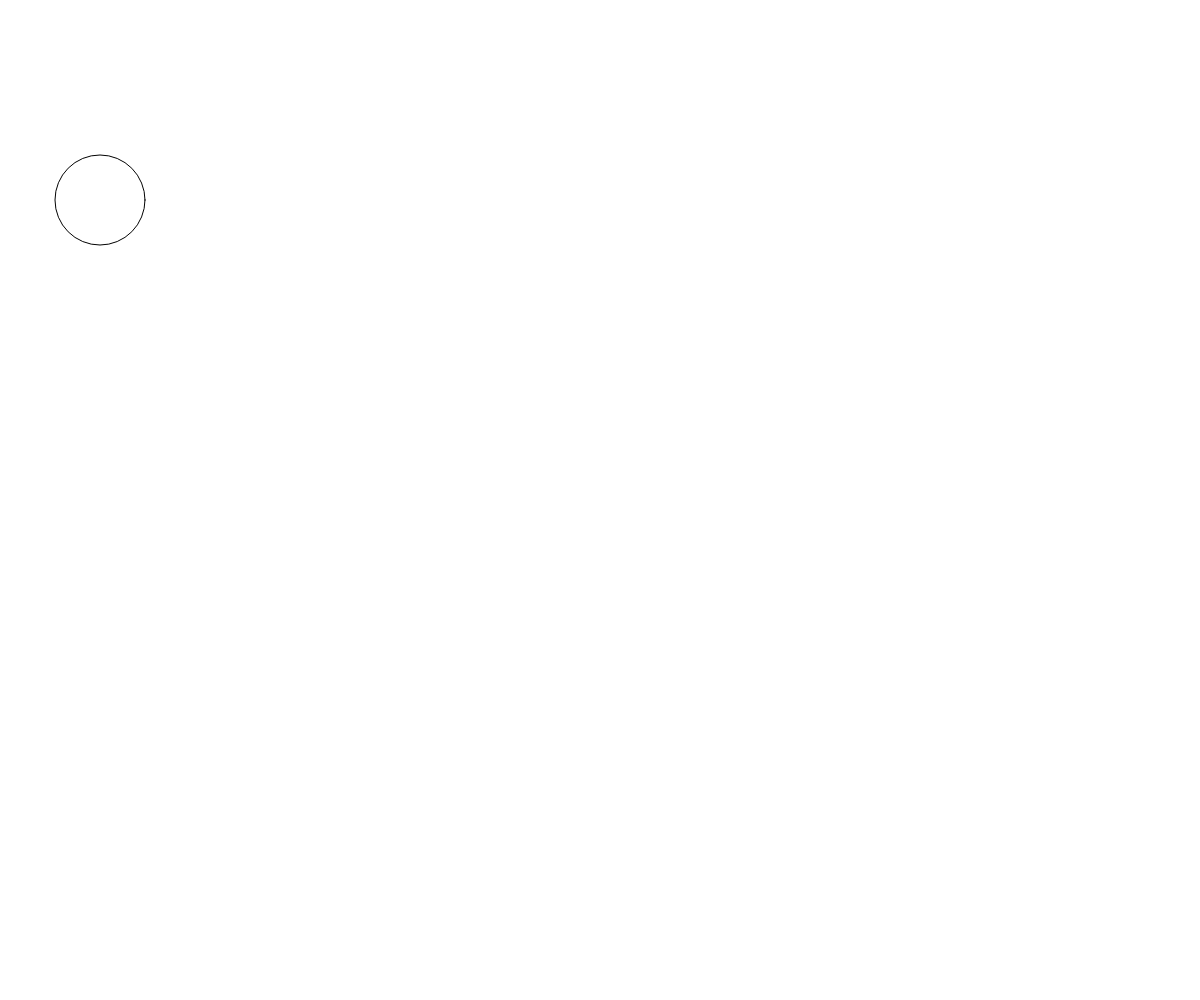
Frame 1 (no input)
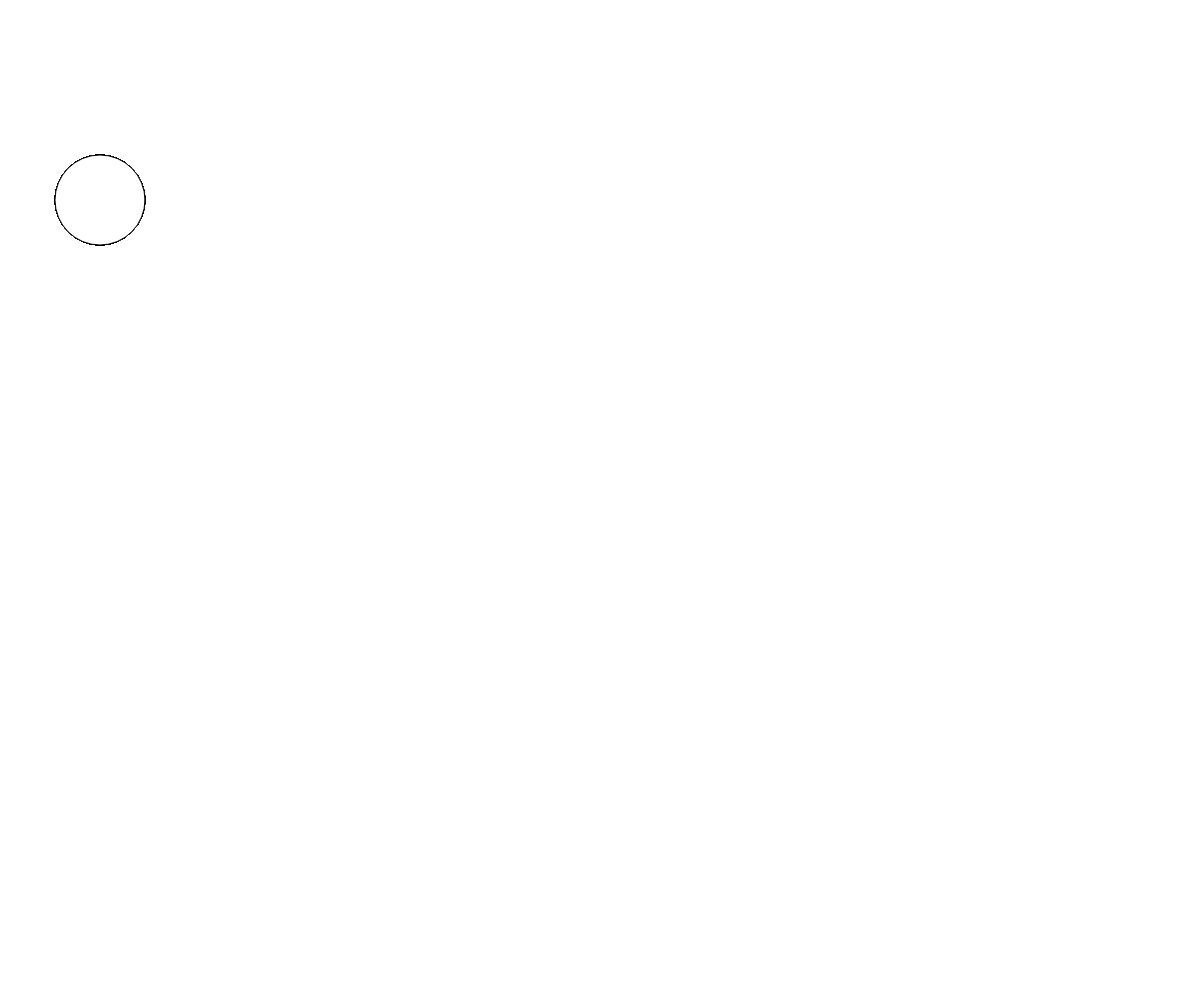
Frame 60 (no input)
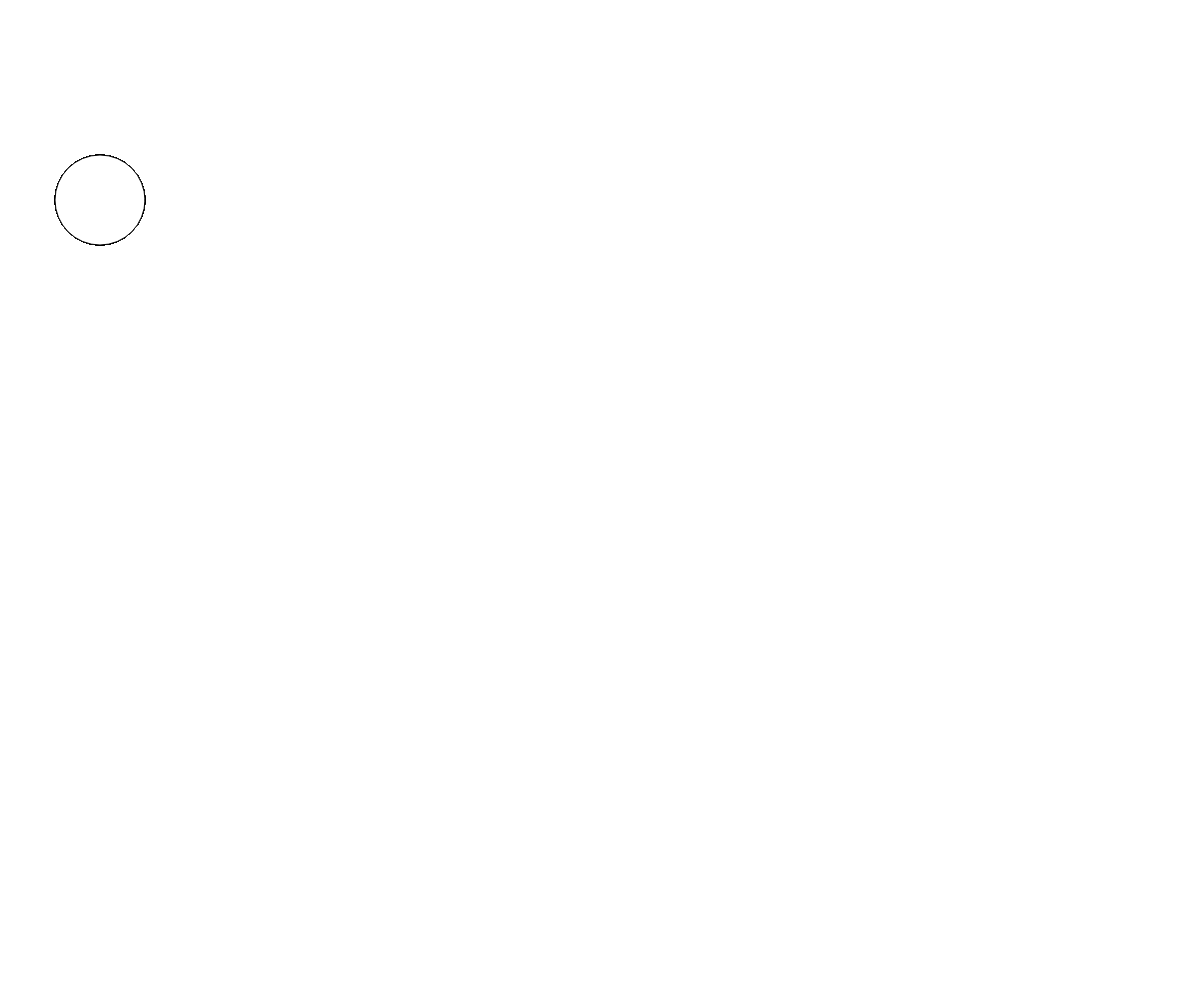
Frame 120 (the mouse pressed at the canvas centre since frame 60)

The p5.js sketch that drew these frames (run headless with seeded random() and noise() and a simulated clock; from frame 60 on, the mouse is pressed at the canvas centre):

// p5.js sketch
// ── sketch.js


function setup() { //runs once at start
  createCanvas(windowWidth, windowHeight);
  //createCanvas(x,y) is a function from p5.js reference
}

function draw() { //runs in loop after setup
  circle(100,200,90); //draw a circle
  //in p5.js, (0,0) is top left corner
  //x is horizontal position, y is vertical position
  //d is diameter of circle
}
